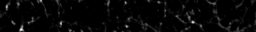
%> input picture cellnav/cellNav_0.70/karl/images/AVG_Ai148_129SVG3_122618_1005-1.tif, 256 x 32 px
$ octave HuckDRPr.m   (GNU Octave 9; MATLAB toolbox functions it lacks are replaced by stand-ins)
%> lines starting %> are read from the running program, lines starting %| are printed output that depends on the picture; in (x1, y1, x2, y2) boxes, pixels count from 0 and x2, y2 are one past the last pixel; in counts of white or black regions, pixels touching at a corner belong together; the program's own positions count from 1
### optical-retina/Funct/dist.m
function[d]=dist(A,B)

%finds distance between two vectors in form A (n,3,n) and B (1,3)
A2=zeros(size(A,1),3,size(A,3));
B2=zeros(size(B,1),3);
A2(:,1:size(A,2),:)=A;
B2(:,1:size(B,2))=B;
A=A2;
B=B2;
d=sqrt((A(:,1,:)-B(1)).^2 + (A(:,2,:)-B(2)).^2 + (A(:,3,:)-B(3)).^2);

### optical-retina/Analyze2/functions/GetMyDir.m
function[TPN] = GetMyDir()


%% Get Folder

if ~exist('.\temp'), mkdir('.\temp');end

if exist('.\temp\Last.mat')
     load(['.\temp\Last.mat']);
     if exist(Last)
        TPN=uigetdir(Last);
     else
         TPN=uigetdir;
     end
else
    TPN=uigetdir;
%> the answer given: ../../../cellnav/cellNav_0.70/karl/images
end

TPN= [TPN '\'];

Last=TPN;
if Last>0
save('.\temp\Last.mat','Last')
end

### optical-retina/Analyze2/DRP/HuckDRPr.m

KPN=GetMyDir;

Kdir=dir(KPN); Kdir=Kdir(3:size(Kdir,1));

colormap gray(255)

for k = 1:size(Kdir,1) %run all files in directory

    DPN = [ KPN Kdir(k).name] %get image name
    if strcmp('tif',DPN(size(DPN,2)-2:size(DPN,2))) %if a tif

        TPN=[DPN(1:size(DPN,2)-4) '\']
        mkdir(TPN)

        I=imread([DPN]); %read image
%> I is the input picture: size 32x256 uint16; min 0, max 39, mean 1.1
        image(I),pause(.01) %Show raw
        Im=max(I,[],3); %combind channels
        It=Im>median(Im(:)); %Threshold out background
%> It: size 32x256 logical; 32.8% white; 72 white regions (58 under 20 px), largest, box (x1, y1, x2, y2) and area: (144, 0, 256, 32) 1057, (112, 11, 164, 32) 387, (49, 0, 101, 32) 332
        Il=bwlabel(It); %find all dots
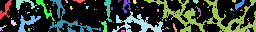
%> Il: size 32x256 double; 73 distinct labels, from 0 to 72; one colour per label, 0 black

        Dnum=max(Il(:));
%> Dnum = 72

        %% find centers
        DPos=zeros(Dnum,2);
        for d= 1:Dnum
            [y x] = find(Il==d);
            ym=mean(y); xm=mean(x);
            DPos(d,:)=[ym xm];
        end
%> this loop made 72 passes
%> (y, x, ym, xm) on passes 2, 3, 6, 7, 9: ([28; 29; 30; 31; 28; 29; 30; 28; 31; 27; 28; 26; 27; 27; 26], [1; 1; 1; 1; 2; 2; 2; 3; 3; 4; 4; 5; 5; 6; 7], 28.33, 3.13), (19, 12, 19, 12), ([12; 13], [19; 19], 12.5, 19), (18, 19, 18, 19), (12, 26, 12, 26)
%> (ym, xm) on passes 1, 4, 5, 8, 17, 21: (10.37, 6.36), (23.52, 14), (4.39, 24.59), (23.2, 27.97), (9.8, 45.55), (21.3, 68.48)
%> after the loop, DPos = 72 rows, first 12: [10.37 6.36; 28.33 3.13; 19 12; 23.52 14; 4.39 24.59; 12.5 19; 18 19; 23.2 27.97; 12 26; 7 27; 13.25 28.75; 30 29.5]
        %% Find Dists to centers
        Dists=zeros(Dnum);
%> Dists: size 72x72 double; every value is 0
        for d = 1:Dnum
            Dists(d,:)=sort(dist(DPos, DPos(d,:)));
        end
%> this loop made 72 passes
%> B in dist on passes 1 to 12: [10.37 6.36 0], [28.33 3.13 0], [19 12 0], [23.52 14 0], [4.39 24.59 0], [12.5 19 0], [18 19 0], [23.2 27.97 0], [12 26 0], [7 27 0], [13.25 28.75 0], [30 29.5 0]
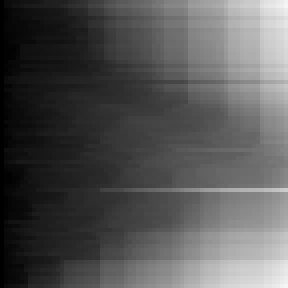
%> Dists: size 72x72 double (shown 4 times larger); min 0, max 245.7, mean 85.1

        mDists=mean(Dists,1);
%> mDists = 72 values from 0 to 186.7
        Near=Dists(:,2);
%> Near = 72 values, max 14.61 at index 38, min 2 at index 30, mean 6.09
        hNear=hist(Near,2.5:5:max(Near(:)));
%> hNear = [33 28 11]

        Name=Kdir(k).name(1:size(Kdir(k).name,2)-4);
        xlswrite([TPN Name '.xls'],mDists','meanDists')
        xlswrite([TPN Name '.xls'],Near,'NearestNeighbor')


        %% Density Recovery Profile
        %Calculate distance to areas
        A=I*0+1;
%> A: size 32x256 uint16; every value is 1
        [Ay Ax]=find(A);
%> Ay = 8192 values from 1 to 32; Ax = 8192 values from 1 to 256
        APos=[Ay Ax];
        clear Ay Ax
        maxDist=max(Dists(:));
%> maxDist = 245.7
        DUsed=((0:fix(maxDist))+.5)';
%> DUsed = 246 values from 0.5 to 245.5
        Cnum=zeros(Dnum,size(DUsed,1),1);
%> Cnum: size 72x246 double; every value is 0
        Anum=Cnum;

        for c = 1:Dnum
            clear DistsA
            DistsA=dist(APos, DPos(c,:));
            %% Map Density by distance Area
            Cnum(c,:)=hist(Dists(c,:),DUsed);
            Anum(c,:)=hist(DistsA,DUsed);
            PercentDoneMapping=c/Dnum*100
        end
%> this loop made 72 passes
%> (B in dist, PercentDoneMapping) on passes 1 to 12: ([10.37 6.36 0], 1.39), ([28.33 3.13 0], 2.78), ([19 12 0], 4.17), ([23.52 14 0], 5.56), ([4.39 24.59 0], 6.94), ([12.5 19 0], 8.33), ([18 19 0], 9.72), ([23.2 27.97 0], 11.11), ([12 26 0], 12.5), ([7 27 0], 13.89), ([13.25 28.75 0], 15.28), ([30 29.5 0], 16.67)
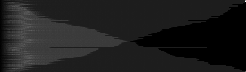
%> Anum: size 72x246 double; min 0, max 280, mean 33.3; drawn with min black and max white
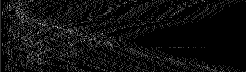
%> Cnum: size 72x246 double; min 0, max 5, mean 0.293; drawn with min black and max white
        Csum=sum(Cnum,1)';
%> Csum = 246 values, max 72 at index 1, min 0 at index 239, mean 21.07
        Asum=sum(Anum,1)';
%> Asum = 246 values, max 5527 at index 22, min 127 at index 245, mean 2397.7
        CoA=Csum./Asum;
%> CoA = 246 values, max 0.264 at index 1, min 0 at index 239, mean 0.00941
        plot(CoA),pause(.01)
        bar(Asum)
%> figure, not shown here; tallest bar 5527 high, from x = 21.6 to 22.4
        bar(Csum)
%> figure, not shown here; tallest bar 72 high, from x = 0.6 to 1.4
        bar(CoA)
%> figure, not shown here; tallest bar 0.264 high, from x = 0.6 to 1.4
        bar(CoA(2:200))
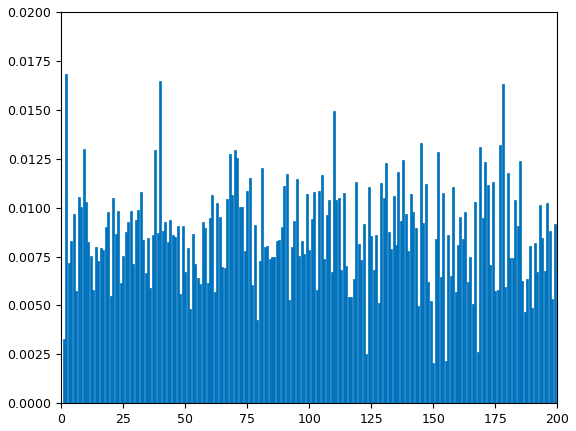
%> figure redrawn from the program's plot data; tallest bar 0.0168 high, from x = 1.6 to 2.4
        % [6 lines of commented-out code are left out]

        %% Bin
        Bin=6;
        for d = 1 : size(Asum,1)
            Cbin(d)=sum(Csum(max(d-Bin/2,2):min(d+Bin/2,size(Csum,1))));
            Abin(d)=sum(Asum(max(d-Bin/2,2):min(d+Bin/2,size(Asum,1))));
        end
%> after the loop, Abin = 246 values, max 37425 at index 25, min 968 at index 246, mean 16758.2; Cbin = 246 values, max 324 at index 25, min 4 at index 242, mean 145.3
        CAbin=Cbin./Abin;
%> CAbin = 246 values, max 0.0113 at index 71, min 0.00295 at index 244, mean 0.0084
        plot(CAbin)
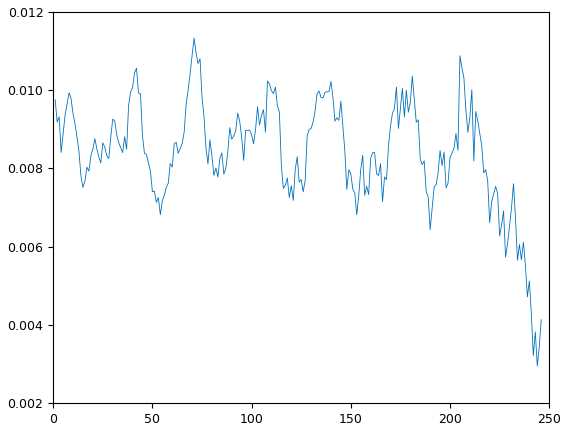
%> figure redrawn from the program's plot data; curve peaks at x = 71, y = 0.0113
        bar(Abin)
%> figure, not shown here; tallest bar 37425 high, from x = 24.6 to 25.4
        bar(Cbin)
%> figure, not shown here; tallest bar 324 high, from x = 24.6 to 25.4
        subplot(2,1,1)
        image(It*1000)
        subplot(2,1,2)
        bar(CAbin(1:200)),pause(.01)
%> after `bar(CAbin(1:200))`:
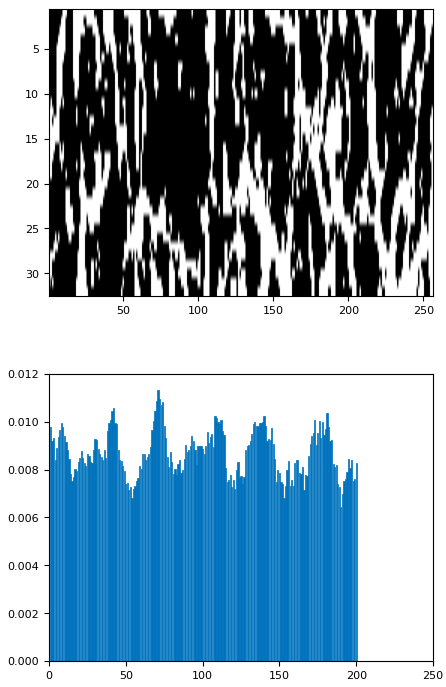
%> figure redrawn from the program's plot data, 2 panels
%         xlswrite([TPN Name '.xls'],CAbin,['Density Binned ' num2str(Bin)])
        %%

    end %if a tif
end %run all
%> pass 2 of the loop `for k = 1:size(Kdir,1)`:
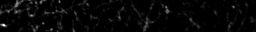
%> input picture cellnav/cellNav_0.70/karl/images/AVG_Ai148_129SVG3_122618_1006-1.tif, 256 x 32 px
%> I is the input picture: size 32x256 uint16; min 0, max 34, mean 1
%> It: size 32x256 logical; 33.2% white; 82 white regions (60 under 20 px), largest, box (x1, y1, x2, y2) and area: (0, 0, 47, 32) 555, (124, 0, 173, 32) 462, (41, 0, 90, 32) 387
%> Il: size 32x256 double; 83 distinct labels, from 0 to 82
%> Dnum = 82
%> the loop `for d= 1:Dnum` made 82 passes
%> (y, x, ym, xm) on passes 3, 4, 5, 6, 7, 10: (16, 4, 16, 4), (31, 4, 31, 4), ([31; 32; 32], [7; 7; 8], 31.67, 7.33), ([18; 19; 20; 21; 22; 19; 20; 21], [8; 8; 8; 8; 8; 9; 9; 9], 20, 8.38), (29, 11, 29, 11), (23, 21, 23, 21)
%> after the loop `for d= 1:Dnum`: DPos = 82 rows, first 12: [11.65 24.37; 26.11 4.93; 16 4; 31 4; 31.67 7.33; 20 8.38; 29 11; 22.3 14.6; 29.96 21.52; 23 21; 25 21; 29.8 29.6]
%> the loop `for d = 1:Dnum` made 82 passes
%> after the loop `for d = 1:Dnum`:
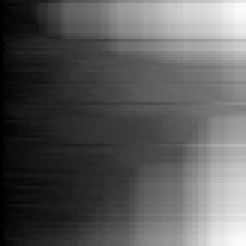
%> Dists: size 82x82 double (shown 3 times larger); min 0, max 252.3, mean 90.2
%> mDists = 82 values from 0 to 194.7
%> Near = 82 values, max 15.09 at index 13, min 2 at index 10, mean 6.21
%> hNear = [35 37 10]
%> maxDist = 252.3
%> DUsed = 253 values from 0.5 to 252.5
%> the loop `for c = 1:Dnum` made 82 passes
%> (B in dist, PercentDoneMapping) on passes 1 to 8: ([11.65 24.37 0], 1.22), ([26.11 4.93 0], 2.44), ([16 4 0], 3.66), ([31 4 0], 4.88), ([31.67 7.33 0], 6.1), ([20 8.38 0], 7.32), ([29 11 0], 8.54), ([22.3 14.6 0], 9.76)
%> `bar(Csum)`:
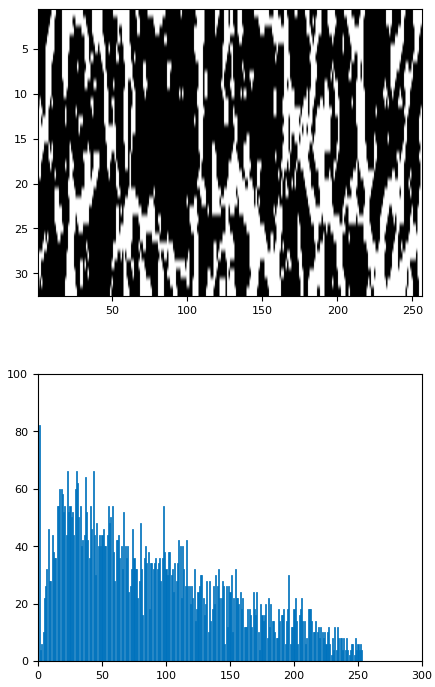
%> figure redrawn from the program's plot data, 2 panels
